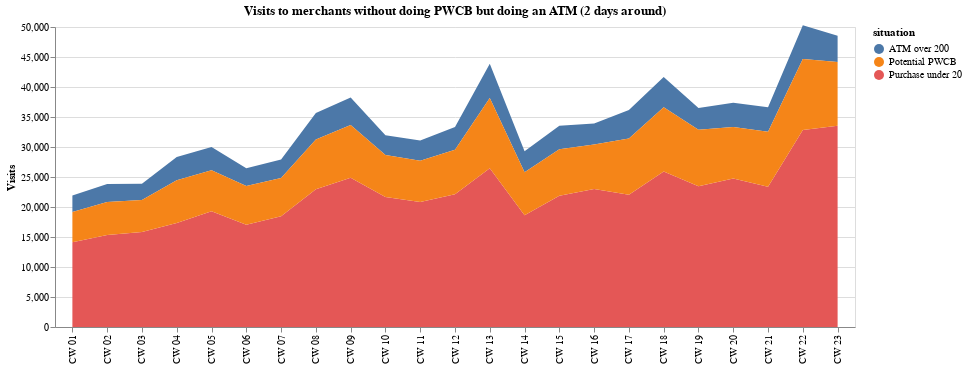

Notebook code for this chart:
### Markdown cell above
The fact that there was 115k customers in 2021 (from [Table3](#table3) above) who visited PWCB merchant but did cash out there does not really tell the full picture. Let's look at how many transactions these customers make with PWCB merchants weekly.

Chart below displays only these customers, who <b>did not make a PWCB, but had an ATM transaction</b> 2 days around visiting the merchant. Data is also aggregated weekly since the start of 2021.

### Code cell
alt.Chart(pot_cst_dd).mark_area().encode(
    x=alt.X(
        "pwcb_merchant_visit:O",
        title=None,
    ),
    y=alt.Y(
        "count:Q",
        scale=alt.Scale(domain=(0, 50000)),
        title="Visits",
    ),
    color="situation:N",
).properties(
    width=800,
    height=300,
    title="Visits to merchants without doing PWCB but doing an ATM (2 days around)",
)

### Figure 1 — Vega-Lite specification as saved in the notebook (floating-point values rounded to 4 significant figures)
{"config": {"view": {"continuousWidth": 400, "continuousHeight": 300}}, "data": {"name": "data-2ec4c9d69c673e9a88d0ff9df0387661"}, "mark": "area", "encoding": {"color": {"type": "nominal", "field": "situation"}, "x": {"type": "ordinal", "field": "pwcb_merchant_visit", "title": null}, "y": {"type": "quantitative", "field": "count", "scale": {"domain": [0, 50000]}, "title": "Visits"}}, "height": 300, "title": "Visits to merchants without doing PWCB but doing an ATM (2 days around)", "width": 800, "$schema": "https://vega.github.io/schema/vega-lite/v4.8.1.json", "datasets": {"data-2ec4c9d69c673e9a88d0ff9df0387661": [{"pwcb_merchant_visit": "CW 03", "situation": "Purchase under 20", "count": 15825}, {"pwcb_merchant_visit": "CW 05", "situation": "ATM over 200", "count": 3894}, {"pwcb_merchant_visit": "CW 08", "situation": "Purchase under 20", "count": 22952}, {"pwcb_merchant_visit": "CW 07", "situation": "Potential PWCB", "count": 6376}, {"pwcb_merchant_visit": "CW 14", "situation": "ATM over 200", "count": 3501}, {"pwcb_merchant_visit": "CW 14", "situation": "Potential PWCB", "count": 7140}, {"pwcb_merchant_visit": "CW 17", "situation": "ATM over 200", "count": 4757}, {"pwcb_merchant_visit": "CW 11", "situation": "ATM over 200", "count": 3408}, {"pwcb_merchant_visit": "CW 12", "situation": "Potential PWCB", "count": 7436}, {"pwcb_merchant_visit": "CW 22", "situation": "ATM over 200", "count": 5653}, {"pwcb_merchant_visit": "CW 07", "situation": "Purchase under 20", "count": 18450}, {"pwcb_merchant_visit": "CW 09", "situation": "ATM over 200", "count": 4582}, {"pwcb_merchant_visit": "CW 02", "situation": "Potential PWCB", "count": 5489}, {"pwcb_merchant_visit": "CW 06", "situation": "ATM over 200", "count": 2949}, {"pwcb_merchant_visit": "CW 11", "situation": "Potential PWCB", "count": 6883}, {"pwcb_merchant_visit": "CW 16", "situation": "Purchase under 20", "count": 23015}, {"pwcb_merchant_visit": "CW 19", "situation": "Purchase under 20", "count": 23473}, {"pwcb_merchant_visit": "CW 21", "situation": "Purchase under 20", "count": 23388}, {"pwcb_merchant_visit": "CW 04", "situation": "Purchase under 20", "count": 17354}, {"pwcb_merchant_visit": "CW 04", "situation": "ATM over 200", "count": 3889}, {"pwcb_merchant_visit": "CW 07", "situation": "ATM over 200", "count": 3082}, {"pwcb_merchant_visit": "CW 08", "situation": "ATM over 200", "count": 4434}, {"pwcb_merchant_visit": "CW 16", "situation": "Potential PWCB", "count": 7418}, {"pwcb_merchant_visit": "CW 02", "situation": "ATM over 200", "count": 3012}, {"pwcb_merchant_visit": "CW 09", "situation": "Potential PWCB", "count": 8811}, {"pwcb_merchant_visit": "CW 18", "situation": "ATM over 200", "count": 5051}, {"pwcb_merchant_visit": "CW 23", "situation": "ATM over 200", "count": 4412}, {"pwcb_merchant_visit": "CW 05", "situation": "Purchase under 20", "count": 19282}, {"pwcb_merchant_visit": "CW 20", "situation": "Purchase under 20", "count": 24751}, {"pwcb_merchant_visit": "CW 01", "situation": "Purchase under 20", "count": 14122}, {"pwcb_merchant_visit": "CW 03", "situation": "ATM over 200", "count": 2708}, {"pwcb_merchant_visit": "CW 13", "situation": "Purchase under 20", "count": 26467}, {"pwcb_merchant_visit": "CW 08", "situation": "Potential PWCB", "count": 8300}, {"pwcb_merchant_visit": "CW 18", "situation": "Potential PWCB", "count": 10671}, {"pwcb_merchant_visit": "CW 23", "situation": "Potential PWCB", "count": 10585}, {"pwcb_merchant_visit": "CW 22", "situation": "Potential PWCB", "count": 11834}, {"pwcb_merchant_visit": "CW 15", "situation": "Potential PWCB", "count": 7718}, {"pwcb_merchant_visit": "CW 19", "situation": "ATM over 200", "count": 3627}, {"pwcb_merchant_visit": "CW 01", "situation": "ATM over 200", "count": 2737}, {"pwcb_merchant_visit": "CW 04", "situation": "Potential PWCB", "count": 7094}, {"pwcb_merchant_visit": "CW 16", "situation": "ATM over 200", "count": 3480}, {"pwcb_merchant_visit": "CW 17", "situation": "Purchase under 20", "count": 22051}, {"pwcb_merchant_visit": "CW 20", "situation": "Potential PWCB", "count": 8590}, {"pwcb_merchant_visit": "CW 06", "situation": "Purchase under 20", "count": 17062}, {"pwcb_merchant_visit": "CW 01", "situation": "Potential PWCB", "count": 5063}, {"pwcb_merchant_visit": "CW 06", "situation": "Potential PWCB", "count": 6431}, {"pwcb_merchant_visit": "CW 15", "situation": "ATM over 200", "count": 3950}, {"pwcb_merchant_visit": "CW 03", "situation": "Potential PWCB", "count": 5337}, {"pwcb_merchant_visit": "CW 12", "situation": "Purchase under 20", "count": 22121}, {"pwcb_merchant_visit": "CW 12", "situation": "ATM over 200", "count": 3771}, {"pwcb_merchant_visit": "CW 10", "situation": "Purchase under 20", "count": 21675}, {"pwcb_merchant_visit": "CW 15", "situation": "Purchase under 20", "count": 21889}, {"pwcb_merchant_visit": "CW 10", "situation": "ATM over 200", "count": 3284}, {"pwcb_merchant_visit": "CW 05", "situation": "Potential PWCB", "count": 6835}, {"pwcb_merchant_visit": "CW 09", "situation": "Purchase under 20", "count": 24868}, {"pwcb_merchant_visit": "CW 13", "situation": "ATM over 200", "count": 5710}, {"pwcb_merchant_visit": "CW 21", "situation": "ATM over 200", "count": 4051}, {"pwcb_merchant_visit": "CW 02", "situation": "Purchase under 20", "count": 15325}, {"pwcb_merchant_visit": "CW 11", "situation": "Purchase under 20", "count": 20813}, {"pwcb_merchant_visit": "CW 13", "situation": "Potential PWCB", "count": 11683}, {"pwcb_merchant_visit": "CW 17", "situation": "Potential PWCB", "count": 9368}, {"pwcb_merchant_visit": "CW 18", "situation": "Purchase under 20", "count": 25937}, {"pwcb_merchant_visit": "CW 21", "situation": "Potential PWCB", "count": 9171}, {"pwcb_merchant_visit": "CW 22", "situation": "Purchase under 20", "count": 32817}, {"pwcb_merchant_visit": "CW 10", "situation": "Potential PWCB", "count": 7007}, {"pwcb_merchant_visit": "CW 23", "situation": "Purchase under 20", "count": 33561}, {"pwcb_merchant_visit": "CW 14", "situation": "Purchase under 20", "count": 18632}, {"pwcb_merchant_visit": "CW 19", "situation": "Potential PWCB", "count": 9415}, {"pwcb_merchant_visit": "CW 20", "situation": "ATM over 200", "count": 4027}]}}
